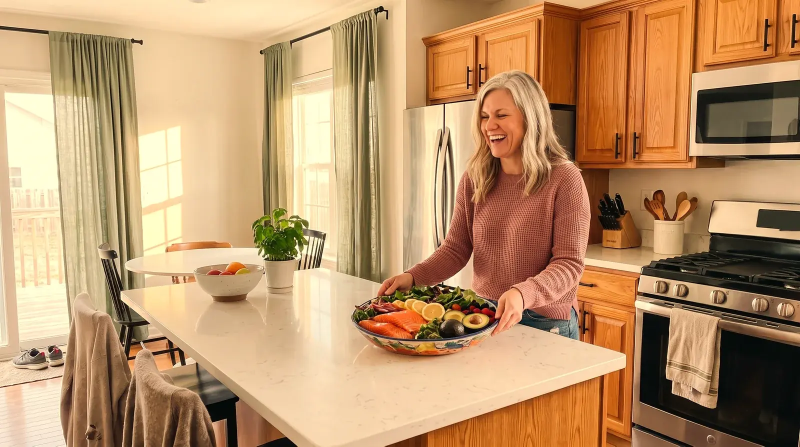
#> input picture blog-images/areamazonsu-freedom-v1.webp, 1600 x 893 px, given in place of dawn-clean-kitchen-morning-v1.webp, which was not available (shown at 1/2 size)
$ python pin-compositor.py
#> lines starting #> are read from the running program, lines starting #| are printed output that depends on the picture; pictures that were not available may be replaced by others from this repository, and a replacement may not be noted
# -*- coding: utf-8 -*-
"""Switch to America - Pinterest pin compositor (Shannon-approved style 2026-09-21).
Composites a REAL blog photo (from ../blog-images) into a dark-navy 1000x1500 pin:
the photo shows in full color through the middle, gold + white text top and bottom.
Scroll-stopping QUESTION headline tied to each post's real concern. No competitor
labels in frame. American Made, no percentages, no em dashes, never Melaleuca.

Run: python pin-compositor.py   ->  writes pinx_<slug>.png into $PIN_OUT (default cwd).
Recipes are embedded below; edit a headline here and re-run to regenerate.
Needs Pillow (pip install pillow)."""
import io, os, sys
from PIL import Image, ImageDraw, ImageFont

sys.stdout = io.TextIOWrapper(sys.stdout.buffer, encoding="utf-8", errors="replace")
HERE = os.path.dirname(os.path.abspath(__file__))
IMGDIR = os.environ.get("PIN_IMGDIR", os.path.join(HERE, "..", "blog-images"))
OUT = os.environ.get("PIN_OUT", os.getcwd())
W, H = 1000, 1500
NAVY=(11,37,69); GOLD=(244,163,0); WHITE=(255,255,255); CREAM=(230,238,247)

def font(paths, s):
    for p in paths:
        if os.path.exists(p): return ImageFont.truetype(p, s)
    return ImageFont.truetype("DejaVuSans-Bold.ttf", s)
ARIALBD=[r"C:\Windows\Fonts\arialbd.ttf", "/usr/share/fonts/truetype/dejavu/DejaVuSans-Bold.ttf"]
ARIAL=[r"C:\Windows\Fonts\arial.ttf", "/usr/share/fonts/truetype/dejavu/DejaVuSans.ttf"]
GEO=[r"C:\Windows\Fonts\georgiab.ttf", r"C:\Windows\Fonts\arialbd.ttf", "/usr/share/fonts/truetype/dejavu/DejaVuSerif-Bold.ttf"]

def cover(im):
    iw,ih=im.size; s=max(W/iw,H/ih); im=im.resize((int(iw*s)+1,int(ih*s)+1))
#> after `iw, ih = im.size`: iw = 1600; ih = 893
#> after `s = max(W / iw, H / ih)`: s = 1.68
    x=(im.width-W)//2; y=(im.height-H)//2; return im.crop((x,y,x+W,y+H))
#> after `x = (im.width - W) // 2`: x = 844
#> after `y = (im.height - H) // 2`: y = 0
#> after `return im.crop((x, y, x + W, y + H))`:
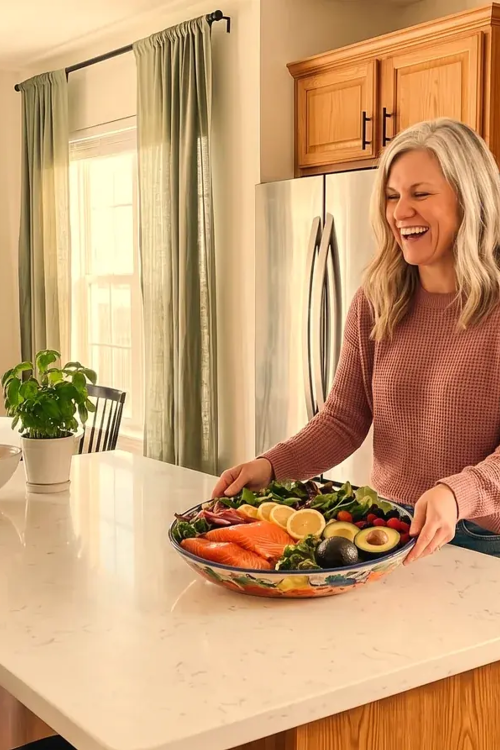
#> returned value: PIL image 1000x1500 RGB (shown at 1/2 size); mean R, G, B 201.4, 159.5, 115.8

def center(d,text,fnt,y,fill,spacing=0,shadow=None):
    if spacing:
        ws=[fnt.getbbox(c)[2]-fnt.getbbox(c)[0] for c in text]; x=(W-(sum(ws)+spacing*(len(text)-1)))/2
        for c,w in zip(text,ws):
            if shadow: d.text((x+2,y+2),c,font=fnt,fill=shadow)
            d.text((x,y),c,font=fnt,fill=fill); x+=w+spacing
    else:
        bb=d.textbbox((0,0),text,font=fnt); x=(W-(bb[2]-bb[0]))/2-bb[0]
        if shadow: d.text((x+2,y+3),text,font=fnt,fill=shadow)
        d.text((x,y),text,font=fnt,fill=fill)

def fit(lines):
    s=94
    while s>50:
        f=font(GEO,s); d=ImageDraw.Draw(Image.new("RGB",(9,9)))
        if all(d.textbbox((0,0),ln,font=f)[2]<=850 for ln in lines): return f,s
        s-=4
    return font(GEO,50),50

def build(photo, slug, eyebrow, head):
    base=cover(Image.open(os.path.join(IMGDIR,photo)).convert("RGB")).convert("RGBA")
    scrim=Image.new("RGBA",(W,H),(0,0,0,0)); sd=ImageDraw.Draw(scrim)
#> after `scrim = Image.new('RGBA', (W, H), (0, 0, 0, 0))`: scrim: PIL image 1000x1500 RGBA; every value is 0
    for y in range(H):
        a=0
        if y<700: a=int(238*(1-(y/700))**1.15)
        if y>930: a=max(a,int(240*((y-930)/(H-930))**1.2))
        sd.line([(0,y),(W,y)],fill=(11,37,69,a))
    base=Image.alpha_composite(base,scrim); d=ImageDraw.Draw(base)
#> after `base = Image.alpha_composite(base, scrim)`:
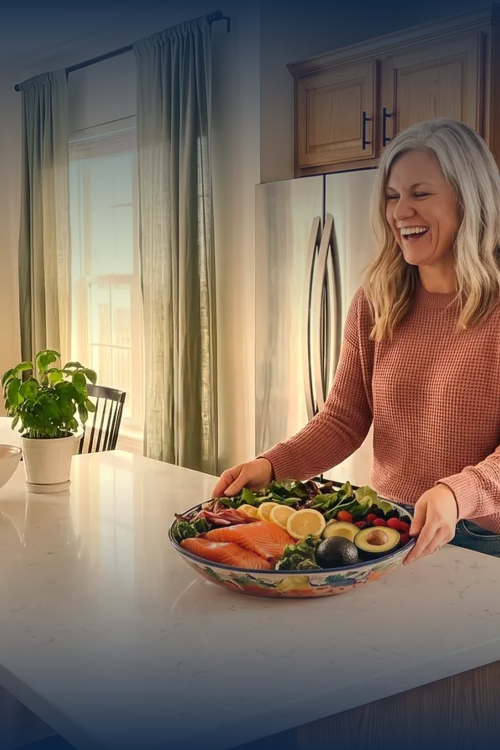
#> base: PIL image 1000x1500 RGBA (shown at 1/2 size); mean R, G, B, A 128.4, 112.2, 97.6, 255
    d.rectangle([18,18,W-18,H-18],outline=GOLD,width=4)
    center(d,eyebrow,font(ARIALBD,32),120,GOLD,spacing=7,shadow=(0,0,0))
    fh,hs=fit(head); y=210
    for ln in head: center(d,ln,fh,y,WHITE,shadow=(3,10,22)); y+=int(hs*1.12)
#> after the loop, y = 402
    dy=y+16; d.rectangle([W/2-70,dy,W/2+70,dy+6],fill=GOLD)
#> after `dy = y + 16`: dy = 418
    pw,ph=560,110; px=(W-pw)/2; py=1200
    d.rounded_rectangle([px,py,px+pw,py+ph],radius=55,fill=GOLD)
    fc=font(ARIALBD,44); bb=d.textbbox((0,0),"See the safer swap",font=fc)
#> the loop in font, `for p in paths:` made 2 passes
#> p on pass 1: 'C:\\Windows\\Fonts\\arialbd.ttf'
#> after `bb = d.textbbox((0, 0), 'See the safer swap', font=fc)`: bb = (0, 8, 474, 50)
    d.text(((W-(bb[2]-bb[0]))/2-bb[0],py+(ph-(bb[3]-bb[1]))/2-bb[1]),"See the safer swap",font=fc,fill=NAVY)
    center(d,"SWITCH TO AMERICA",font(ARIALBD,27),1380,WHITE,spacing=4,shadow=(0,0,0))
    center(d,"scan.ismyhometoxic.com",font(ARIAL,25),1422,CREAM,shadow=(0,0,0))
    out=os.path.join(OUT,"pinx_%s.png"%slug); base.convert("RGB").save(out,"PNG"); return out
#> after `out = os.path.join(OUT, 'pinx_%s.png' % slug)`:
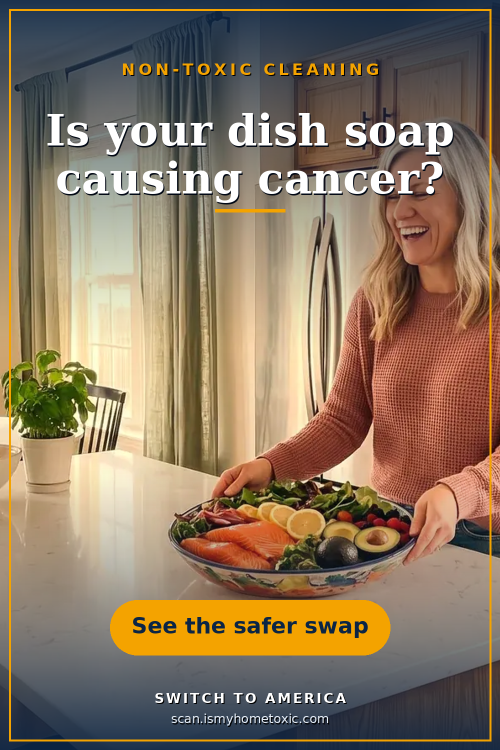
#> saved as pinx_dawn.png: PIL image 1000x1500 RGB (shown at 1/2 size); mean R, G, B 137.7, 118, 95.6

# slug, photo, eyebrow, headline line 1, headline line 2
RECIPES=[
 ("dawn","dawn-clean-kitchen-morning-v1.webp","NON-TOXIC CLEANING","Is your dish soap","causing cancer?"),
 ("fabuloso","fabuloso-freedom-v2.webp","NON-TOXIC CLEANING","Is your floor cleaner","growing bacteria?"),
 ("dryer","aredryershe-freedom-v1.webp","NON-TOXIC LAUNDRY","What are dryer sheets","doing to your skin?"),
 ("nonstick","arenonstick-freedom-v1.webp","SAFER COOKWARE","Is your nonstick","pan toxic?"),
 ("air","areairfreshe-belonging-v1.webp","FRAGRANCE-FREE HOME","Is your air freshener","making you sick?"),
 ("lysol","is-lysol-safe-to-inhale-03.webp","NON-TOXIC CLEANING","Is your disinfectant","hurting your lungs?"),
 ("pinesol","fabuloso-two-moms-kitchen-v1.webp","NON-TOXIC CLEANING","Is that clean smell","bad for your lungs?"),
 ("febreze","febreze-belonging-v1.webp","FRAGRANCE-FREE HOME","Is that fresh scent","safe to breathe?"),
 ("tide","tide-freedom-v1.webp","NON-TOXIC LAUNDRY","Is your laundry soap","harming your skin?"),
 ("sunscreen","issunscreen-freedom-v1.webp","CLEAN BEAUTY","Is your sunscreen","in your blood?"),
]

if __name__=="__main__":
    if len(sys.argv) >= 6:
        # single pin on demand:  pin-compositor.py <photo.webp> <slug> <EYEBROW> <headline line 1> <headline line 2>
        print("wrote", build(sys.argv[1], sys.argv[2], sys.argv[3], [sys.argv[4], sys.argv[5]]))
    else:
        for slug,photo,eb,h1,h2 in RECIPES:
            try: print("wrote", build(photo,slug,eb,[h1,h2]))
            except Exception as e: print("FAILED", slug, e)
#> pass 2 of the loop `for slug,photo,eb,h1,h2 in RECIPES:`:
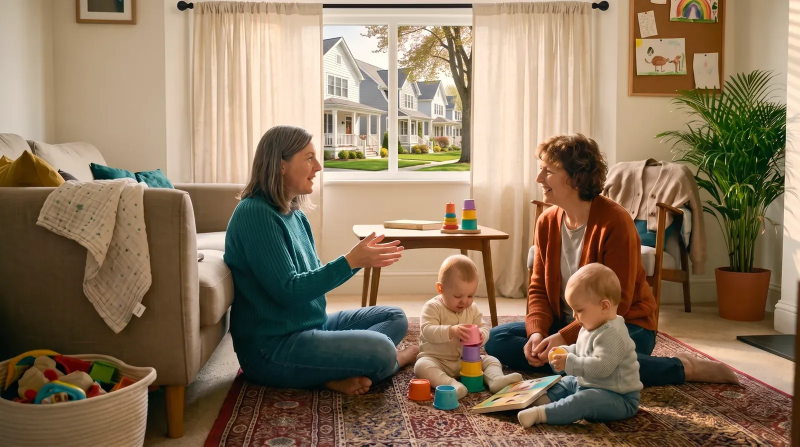
#> input picture blog-images/arebabywipe-belonging-v1.webp, 1600 x 893 px, given in place of fabuloso-freedom-v2.webp, which was not available (shown at 1/2 size)
#> in build (call 2), `base = Image.alpha_composite(base, scrim)`:
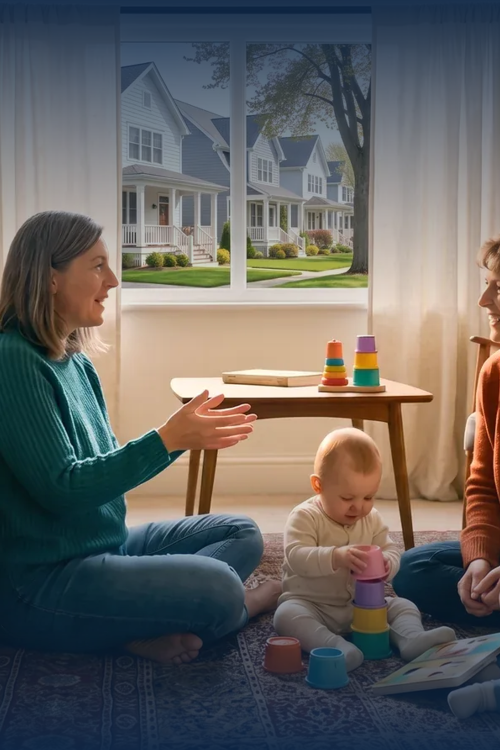
#> base: PIL image 1000x1500 RGBA (shown at 1/2 size); mean R, G, B, A 101.2, 99.1, 97, 255
#> the loop in font (call 2), `for p in paths:` made 2 passes
#> hs = 74
#> the loop in build (call 2), `for ln in head: center(d,ln,fh,y,WHITE,shadow=(3,10,22)); y+=int(hs*1...` made 2 passes
#> (ln, bb in center, y) on passes 1 to 2: ('Is your floor cleaner', (0, 14, 839, 86), 292), ('growing bacteria?', (0, 14, 748, 86), 374)
#> after the loop in build (call 2), `for ln in head: center(d,ln,fh,y,WHITE,shadow=(3,10,22)); y+=int(hs*1...`: y = 374
#> dy = 390
#> the loop in font (call 2), `for p in paths:` made 2 passes
#> in build (call 2), `out = os.path.join(OUT, 'pinx_%s.png' % slug)`:
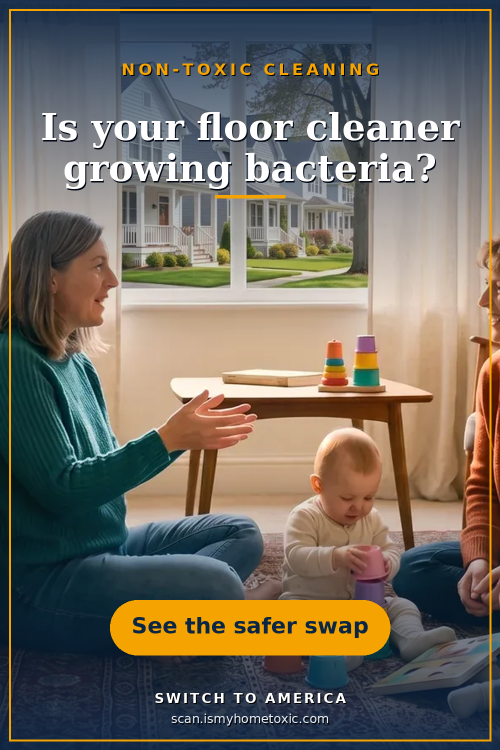
#> saved as pinx_fabuloso.png: PIL image 1000x1500 RGB (shown at 1/2 size); mean R, G, B 113.8, 107.1, 96.1
